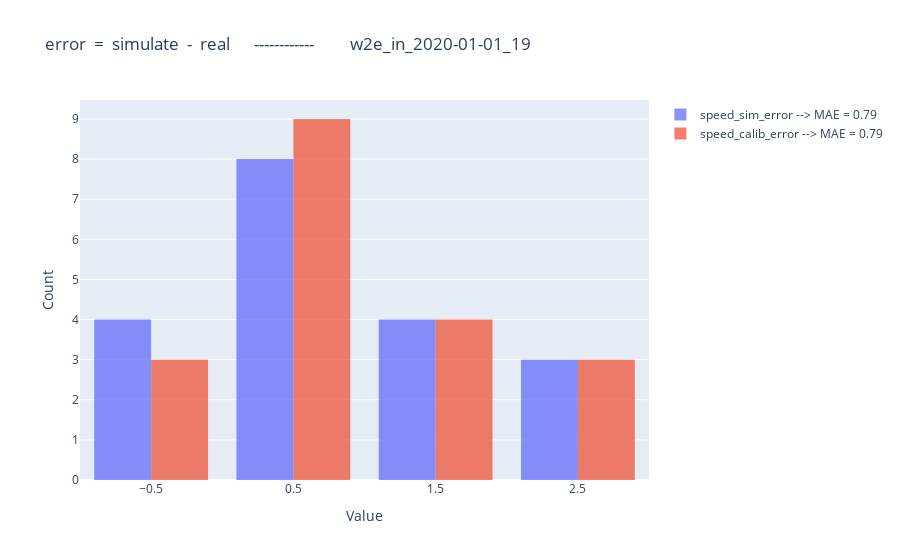

Source (notebook cell):
### Code cell
import plotly.graph_objects as go

fig = go.Figure()

xbins=dict(
        start=-7,  # Bin start
        end=7,    # Bin end
        size=1    # Bin size (width of each bin)
    )
sim_MAE = round(abs(compare_df['speed_sim_error']).mean(),2)
calib_MAE = round(abs(compare_df['speed_calib_error']).mean(),2)
fig.add_trace(go.Histogram(x=compare_df['speed_sim_error'], name=f"speed_sim_error --> MAE = {sim_MAE}", opacity=0.75, xbins=xbins))
fig.add_trace(go.Histogram(x=compare_df['speed_calib_error'], name=f"speed_calib_error --> MAE = {calib_MAE}", opacity=0.75, xbins=xbins))

fig.update_layout(
    barmode='group',  # Use 'overlay' if you want stacked look
    xaxis_title='Value',
    yaxis_title='Count',
    title=f"error  =  simulate  -  real      ------------         {postfix}"
)

fig.show()
fig.write_html(f"diagram/hist_speed_error_{postfix}_new.html")

### Figure 1 — Plotly figure (JSON) as saved in the notebook; plotly's stock layout.template omitted (floating-point values rounded to 4 significant figures)
{"data": [{"name": "speed_sim_error --> MAE = 0.79", "opacity": 0.75, "type": "histogram", "x": [-0.006667, 1.35, -0.03889, 0.7789, 0.09222, 1.073, 0.71, 2.45, 0.07778, -0.1167, 1.45, 0.2189, 2.131, -0.2756, 1.063, 2.102, 0.3489, 0.1256, 0.5611], "xbins": {"end": 7, "size": 1, "start": -7}}, {"name": "speed_calib_error --> MAE = 0.79", "opacity": 0.75, "type": "histogram", "x": [-0.00211, 1.353, 0.1655, 0.7763, 0.0896, 1.074, 0.7093, 2.446, 0.07554, -0.1132, 1.448, 0.2169, 2.127, -0.2794, 1.064, 2.105, 0.352, 0.1255, 0.5595], "xbins": {"end": 7, "size": 1, "start": -7}}], "layout": {"barmode": "group", "title": {"text": "error  =  simulate  -  real      ------------         w2e_in_2020-01-01_19"}, "xaxis": {"title": {"text": "Value"}}, "yaxis": {"title": {"text": "Count"}}}}
